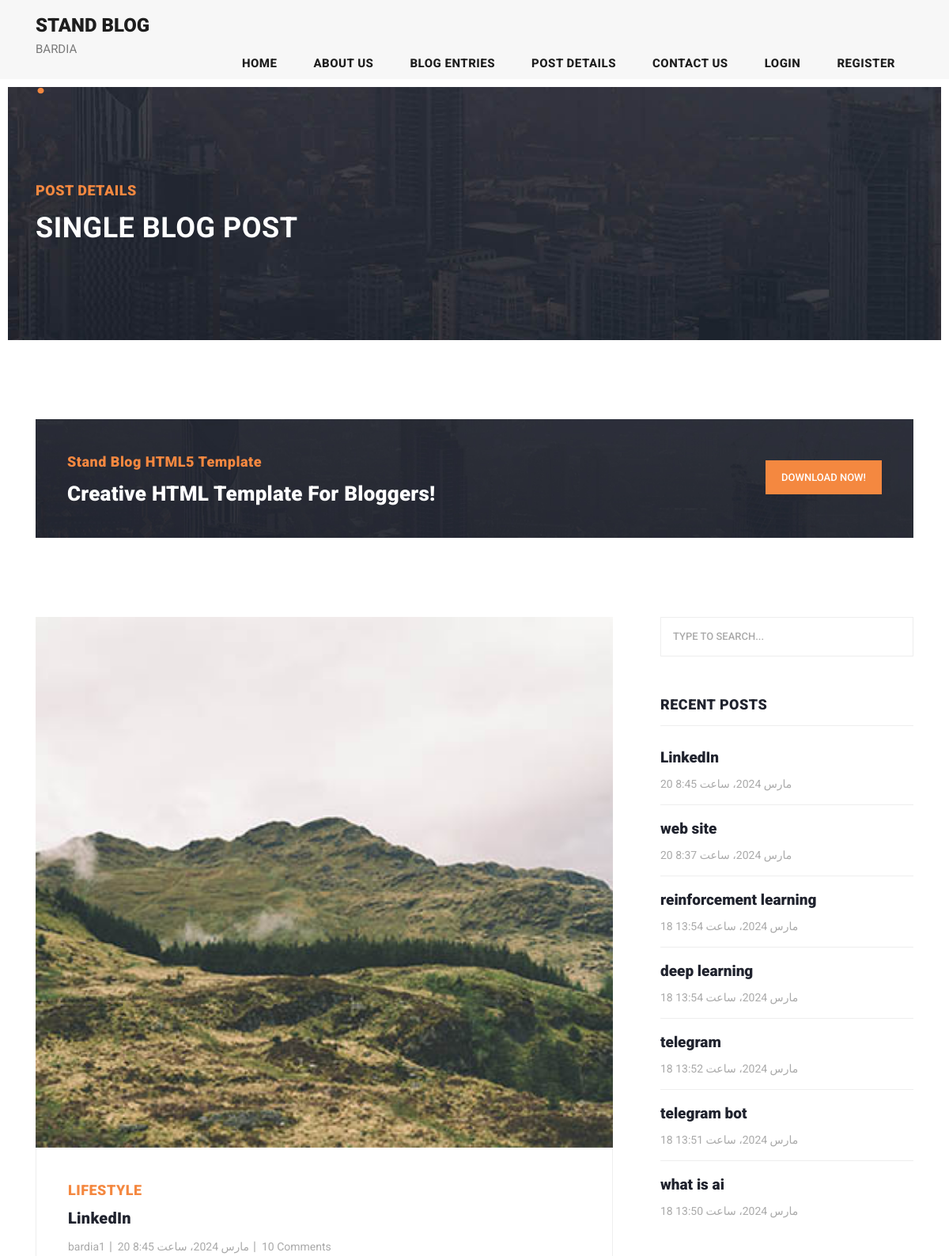
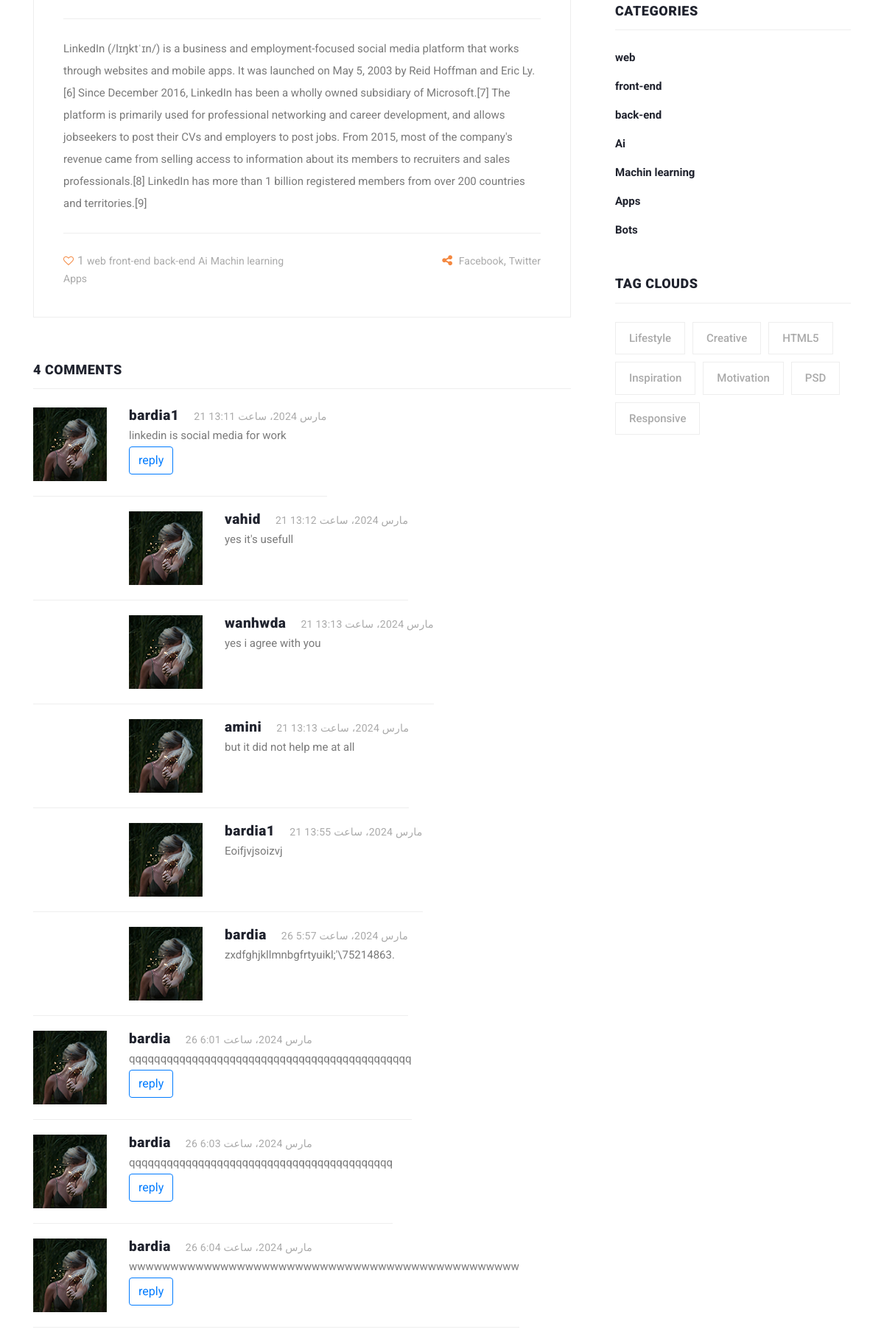
Page /detail/linkedin (upper part) on the committed database (2 pictures, top to bottom).
### blog/models.py (models this page shows, shortened)
class Article(models.Model):
    author=models.ForeignKey(User,on_delete=models.CASCADE,verbose_name="نویسنده")
    category=models.ManyToManyField(Category,verbose_name="دسته بندی")
    title = models.CharField(max_length=100,verbose_name="موضوع")
    body = models.TextField(verbose_name="متن")
    image = models.ImageField(upload_to="image/articles",verbose_name="عکس")
    created = models.DateTimeField(auto_now_add=True,verbose_name="ساخته شده در")
    update = models.DateTimeField(auto_now=True,verbose_name="بروز رسانی")
    slug = models.SlugField(null=True,unique=True,blank=True,verbose_name="اسلاگ")
    def get_absolute_url(self):
        return reverse("blog:post_detail", args=[self.slug])
    class Meta:
        ordering = ("-created",)
        verbose_name = "مقاله"
        verbose_name_plural = "مقاله ها"

class Category(models.Model):
    title=models.CharField(max_length=200,verbose_name="موضوع")
    created=models.DateTimeField(auto_now_add=True,verbose_name="ساخته شده در")
    def __str__(self):
        return self.title
    class Meta:
        verbose_name = "دسته بندی"
        verbose_name_plural = "دسته بندی ها"

class Comment(models.Model):
    article = models.ForeignKey(Article,on_delete=models.CASCADE,related_name="comments",verbose_name="مقاله")
    user = models.ForeignKey(User,on_delete=models.CASCADE,related_name="comments",verbose_name="کاربر")
    body = models.TextField(verbose_name="متن وبلاگ")
    created = models.DateTimeField(auto_now_add=True,verbose_name="ساخته شده در")
    parent = models.ForeignKey('self',on_delete=models.CASCADE,null=True,blank=True,related_name='replies',verbose_name="کامنت")
    class Meta:
        verbose_name = "کامنت"
        verbose_name_plural = "کامنت ها"

### blog/views.py (the view)
# urls.py: path("detail/<slug:slug>", views.ArticleDetailView.as_view(), name="post_detail"),
class ArticleDetailView(DetailView):
    model = Article
    template_name = "blog/blog_details.html"
    context_object_name = "article"
    slug_field = 'slug'
    slug_url_kwarg = "slug"
    def get_context_data(self, **kwargs):
        context = super().get_context_data(**kwargs)
        if self.request.user.is_authenticated:
            if self.request.user.likes.filter(article__slug=self.object.slug , user_id= self.request.user.id).exists():
                context['is_liked'] = True
            else:
                context['is_liked'] = False
            return context
        else:
            return context

### account/templatetags/my_template_tags.py (called while the page is built)
@register.inclusion_tag('home/result.html')
def show_result(text):
    return {'text':text}

### context_processors/context_processors.py (called while the page is built)
def recent_articles(request):
    recent_articles = Article.objects.all().order_by("-created",)
    return {"recent_articles":recent_articles}

def all_categories(request):
    all_categories = Category.objects.all()
    return {"all_categories":all_categories}

### blog/templates/blog/blog_details.html (shortened to what this page needs)
{% extends 'base.html' %}
{% load static %}
{% block content %}
    <div class="heading-page header-text">
        <section class="page-heading">
            <div class="container">
                <div class="row">
                    <div class="col-lg-12">
                        <div class="text-content">
                            <h4>Post Details</h4>
                            <h2>Single blog post</h2>
                        </div>
                    </div>
                </div>
            </div>
        </section>
    </div>
    <section class="call-to-action">
        <div class="container">
            <div class="row">
                <div class="col-lg-12">
                    <div class="main-content">
                        <div class="row">
                            <div class="col-lg-8">
                                <span>Stand Blog HTML5 Template</span>
                                <h4>Creative HTML Template For Bloggers!</h4>
                            </div>
                            <div class="col-lg-4">
                                <div class="main-button">
                                    <a rel="nofollow" href="https://templatemo.com/tm-551-stand-blog" target="_parent">Download
                                        Now!</a>
                                </div>
                            </div>
                        </div>
                    </div>
                </div>
            </div>
        </div>
    </section>
    <section class="blog-posts grid-system">
        <div class="container">
            <div class="row">
                <div class="col-lg-8">
                    <div class="all-blog-posts">
                        <div class="row">
                            <div class="col-lg-12">
                                <div class="blog-post">
                                    <div class="blog-thumb">
                                        <img src="{{ article.image.url }}" alt="">
                                    </div>
                                    <div class="down-content">
                                        <span>Lifestyle</span>
                                        <a href="post-details.html"><h4>{{ article.title }}</h4></a>
                                        <ul class="post-info">
                                            <li><a href="#">{{ article.author }}</a></li>
                                            <li><a href="#">{{ article.created }}</a></li>
                                            <li><a href="#">10 Comments</a></li>
                                        </ul>
                                        <p>{{ article.body }}</p>
                                        <div class="post-options">
                                            <div class="row">
                                                <div class="col-6">
                                                    <ul class="post-tags">
                                                        {% if request.user.is_authenticated %}
                                                            {% if is_liked %}
                                                                <li>
                                                                    <a onclick="like('{{ article.slug }}','{{ article.id }}')"><i
                                                                            id="like"
                                                                            class="fa fa-heart"></i></a><span id="count">{{ article.likes.all.count }}</span>
                                                                </li>
                                                            {% else %}
                                                                <li>
                                                                    <a onclick="like('{{ article.slug }}','{{ article.id }}')"><i
                                                                            id="like"
                                                                            class="fa fa-heart-o"></i></a><span id="count">{{ article.likes.all.count }}</span>
                                                                </li>
                                                            {% endif %}
                                                        {% else %}
                                                            {% if is_liked %}
                                                                <li>
                                                                    <a href="{% url "account:login" %}" onclick="like('{{ article.slug }}','{{ article.id }}')"><i
                                                                            id="like"
                                                                            class="fa fa-heart"></i></a>{{ article.likes.all.count }}
                                                                </li>
                                                            {% else %}
                                                                <li>
                                                                    <a href="{% url "account:login" %}" onclick="like('{{ article.slug }}','{{ article.id }}')"><i
                                                                            id="like"
                                                                            class="fa fa-heart-o"></i></a>{{ article.likes.all.count }}
                                                                </li>
                                                            {% endif %}
                                                        {% endif %}
                                                        {% for cat in article.category.all %}
                                                            <li>
                                                                <a href="{% url "blog:category_list" cat.id %}">{{ cat }}</a>
                                                            </li>
                                                        {% endfor %}
                                                    </ul>
                                                </div>
                                                <div class="col-6">
                                                    <ul class="post-share">
                                                        <li><i class="fa fa-share-alt"></i></li>
                                                        <li><a href="#">Facebook</a>,</li>
                                                        <li><a href="#"> Twitter</a></li>
                                                    </ul>
                                                </div>
                                            </div>
                                        </div>
                                    </div>
                                </div>
                            </div>
                            <div class="col-lg-12">
                                <div class="sidebar-item comments">
                                    <div class="sidebar-heading">
                                        <h2>4 comments</h2>
                                    </div>
                                    <div class="content">
                                        <ul>
                                            {% for comment in article.comments.all %}
                                                {% if comment.parent == None %}
                                                    <li>
                                                        <div class="author-thumb">
                                                            {% if comment.user.profile.image %}
                                                                <img src="{{ comment.user.profile.image.url }}">
                                                            {% else %}
                                                                <img src="{% static "images/comment-author-02.jpg" %}"
                                                                     alt="">
                                                            {% endif %}
                                                        </div>
                                                        <div class="right-content">
                                                            <h4>{{ comment.user.username }}<span>{{ comment.created }}</span>
                                                            </h4>
                                                            <p>{{ comment.body }}</p>
                                                            <button class="btn btn-outline-primary"
                                                                    onclick="set_value({{ comment.id }})">reply
                                                            </button>
                                                        </div>
                                                    </li>
                                                    {% for reply in comment.replies.all %}
                                                        <li class="replied">
                                                            <div class="author-thumb">
                                                                {% if reply.user.profile.image %}
                                                                    <img src="{{ reply.user.profile.image.url }}">
                                                                {% else %}
                                                                    <img src="{% static "images/comment-author-02.jpg" %}"
                                                                         alt="">
                                                                {% endif %}
                                                            </div>
                                                            <div class="right-content">
                                                                <h4>{{ reply.user.username }}<span>{{ reply.created }}</span>
                                                                </h4>
                                                                <p>{{ reply.body }}</p>
                                                            </div>
                                                        </li>
                                                    {% endfor %}
                                                {% endif %}
                                            {% endfor %}
                                        </ul>
                                    </div>
                                </div>
                            </div>
                        </div>
                    </div>
                </div>
                {% include "includes/side.html" %}
            </div>
        </div>
    </section>
{% endblock %}

### home/templates/home/result.html
<p>
    {{ text }}
</p>

### home/templates/includes/side.html
{% load static %}
<div class="col-lg-4">
    <div class="sidebar">
        <div class="row">
            <div class="col-lg-12">
                <div class="sidebar-item search">
                    <form id="search_form" name="gs" method="GET" action="{% url "blog:search" %}">
                        <input type="text" name="q" class="searchText" placeholder="type to search..."
                               autocomplete="on">
                    </form>
                </div>
            </div>
            <div class="col-lg-12">
                <div class="sidebar-item recent-posts">
                    <div class="sidebar-heading">
                        <h2>Recent Posts</h2>
                    </div>
                    <div class="content">
                        <ul>
                            {% for item in recent_articles %}
                                <li><a href="{{ item.get_absolute_url }}">
                                    <h5>{{ item.title }}</h5>
                                    <span>{{ item.created }}</span>
                                </a></li>
                            {% endfor %}
                        </ul>
                    </div>
                </div>
            </div>
            <div class="col-lg-12">
                <div class="sidebar-item categories">
                    <div class="sidebar-heading">
                        <h2>Categories</h2>
                    </div>
                    <div class="content">
                        <ul>
                            {% for category in all_categories %}
                                <li><a href="{% url "blog:category_list" category.id %}">{{ category.title }}</a></li>
                            {% endfor %}
                        </ul>
                    </div>
                </div>
            </div>
            <div class="col-lg-12">
                <div class="sidebar-item tags">
                    <div class="sidebar-heading">
                        <h2>Tag Clouds</h2>
                    </div>
                    <div class="content">
                        <ul>
                            <li><a href="#">Lifestyle</a></li>
                            <li><a href="#">Creative</a></li>
                            <li><a href="#">HTML5</a></li>
                            <li><a href="#">Inspiration</a></li>
                            <li><a href="#">Motivation</a></li>
                            <li><a href="#">PSD</a></li>
                            <li><a href="#">Responsive</a></li>
                        </ul>
                    </div>
                </div>
            </div>
        </div>
    </div>
</div>

### rows in the picture
Article: image (picture), title "LinkedIn", author "bardia1", created "20 مارس 2024، ساعت 8:45", body "LinkedIn (/lɪŋktˈɪn/) is a business and employment-focused social media platform that works through websites and mobile apps. It was launched on May 5, 2003 by Reid Hoffman and Eric Ly.[6] Since December 2016, LinkedIn has been a wholly owned subsidiary of Microsoft.[7] The platform is primarily used for professional networking and career development, and allows jobseekers to post their CVs and employers to post jobs. From 2015, most of the company's revenue came from selling access to information about its members to recruiters and sales professionals.[8] LinkedIn has more than 1 billion registered members from over 200 countries and territories.[9]", likes.all.count "1"
Category: title "web"
Category: title "front-end"
Category: title "back-end"
Category: title "Ai"
Category: title "Machin learning"
Category: title "Apps"
Comment: user.username "bardia1", created "21 مارس 2024، ساعت 13:11", body "linkedin is social media for work"
Comment: user.username "vahid", created "21 مارس 2024، ساعت 13:12", body "yes it's usefull"
Comment: user.username "wanhwda", created "21 مارس 2024، ساعت 13:13", body "yes i agree with you"
Comment: user.username "amini", created "21 مارس 2024، ساعت 13:13", body "but it did not help me at all"
Comment: user.username "bardia1", created "21 مارس 2024، ساعت 13:55", body "Eoifjvjsoizvj"
Comment: user.username "bardia", created "26 مارس 2024، ساعت 5:57", body "zxdfghjkllmnbgfrtyuikl;'\\75214863."
Comment: user.username "bardia", created "26 مارس 2024، ساعت 6:01", body "qqqqqqqqqqqqqqqqqqqqqqqqqqqqqqqqqqqqqqqqqqqqq"
Comment: user.username "bardia", created "26 مارس 2024، ساعت 6:03", body "qqqqqqqqqqqqqqqqqqqqqqqqqqqqqqqqqqqqqqqqqq"
Comment: user.username "bardia", created "26 مارس 2024، ساعت 6:04", body "wwwwwwwwwwwwwwwwwwwwwwwwwwwwwwwwwwwwwwwwwwwwwww"
Article: title "web site", created "20 مارس 2024، ساعت 8:37"
Article: title "reinforcement learning", created "18 مارس 2024، ساعت 13:54"
Article: title "deep learning", created "18 مارس 2024، ساعت 13:54"
Article: title "telegram", created "18 مارس 2024، ساعت 13:52"
Article: title "telegram bot", created "18 مارس 2024، ساعت 13:51"
Article: title "what is ai", created "18 مارس 2024، ساعت 13:50"
Category: title "Bots"

### other values in the picture
{{ text }} "BARDIA"
